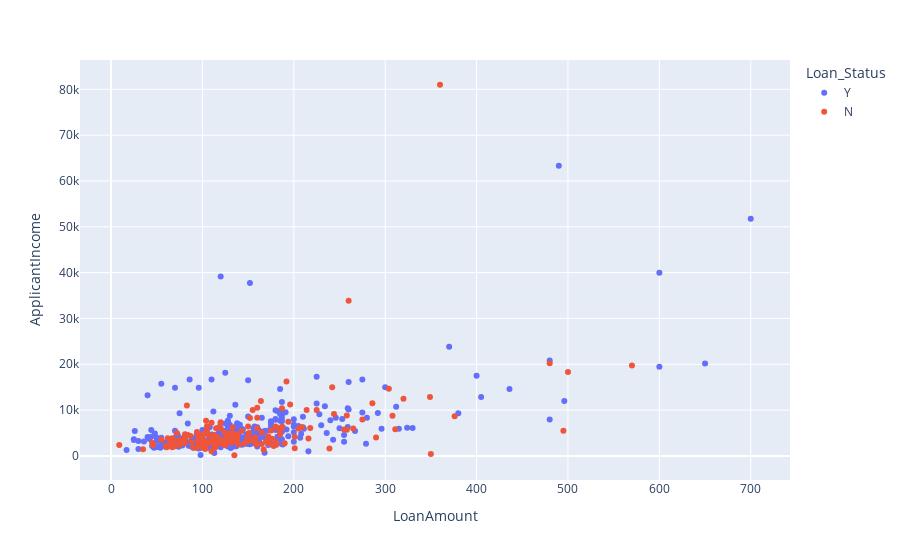

Notebook cell for this chart:
### Markdown cell above
### Scatter Plots
    -> The standard way to visualize the relationship between 2 measured data variables is with a scatterplot.
    -> The x axis represents one variable and y axis another, and each point on the graph is a record

### References
    ### Go through these in detail later
    matplotlib - https://realpython.com/visualizing-python-plt-scatter/
                 https://www.geeksforgeeks.org/matplotlib-pyplot-scatter-in-python/
    Plotly - https://plotly.com/python/line-and-scatter/

### Code cell
## Plotting a scatterplot
scatter_fig = px.scatter(
                    x="LoanAmount", 
                    y="ApplicantIncome",
                    color="Loan_Status",
                    data_frame=loan_df)
scatter_fig.show()

### Figure 1 — Plotly figure (JSON) as saved in the notebook; plotly's stock layout.template omitted (floating-point values rounded to 4 significant figures; data arrays with more than 128 entries replaced by an {"elided": "..."} marker saying what was removed)
{"data": [{"hovertemplate": "Loan_Status=Y<br>LoanAmount=%{x}<br>ApplicantIncome=%{y}<extra></extra>", "legendgroup": "Y", "marker": {"color": "#636efa", "symbol": "circle"}, "mode": "markers", "name": "Y", "orientation": "v", "showlegend": true, "type": "scatter", "x": {"elided": "422 int values"}, "xaxis": "x", "y": {"elided": "422 int values"}, "yaxis": "y"}, {"hovertemplate": "Loan_Status=N<br>LoanAmount=%{x}<br>ApplicantIncome=%{y}<extra></extra>", "legendgroup": "N", "marker": {"color": "#EF553B", "symbol": "circle"}, "mode": "markers", "name": "N", "orientation": "v", "showlegend": true, "type": "scatter", "x": {"elided": "192 int values"}, "xaxis": "x", "y": {"elided": "192 int values"}, "yaxis": "y"}], "layout": {"legend": {"title": {"text": "Loan_Status"}, "tracegroupgap": 0}, "margin": {"t": 60}, "xaxis": {"anchor": "y", "domain": [0, 1], "title": {"text": "LoanAmount"}}, "yaxis": {"anchor": "x", "domain": [0, 1], "title": {"text": "ApplicantIncome"}}}}
